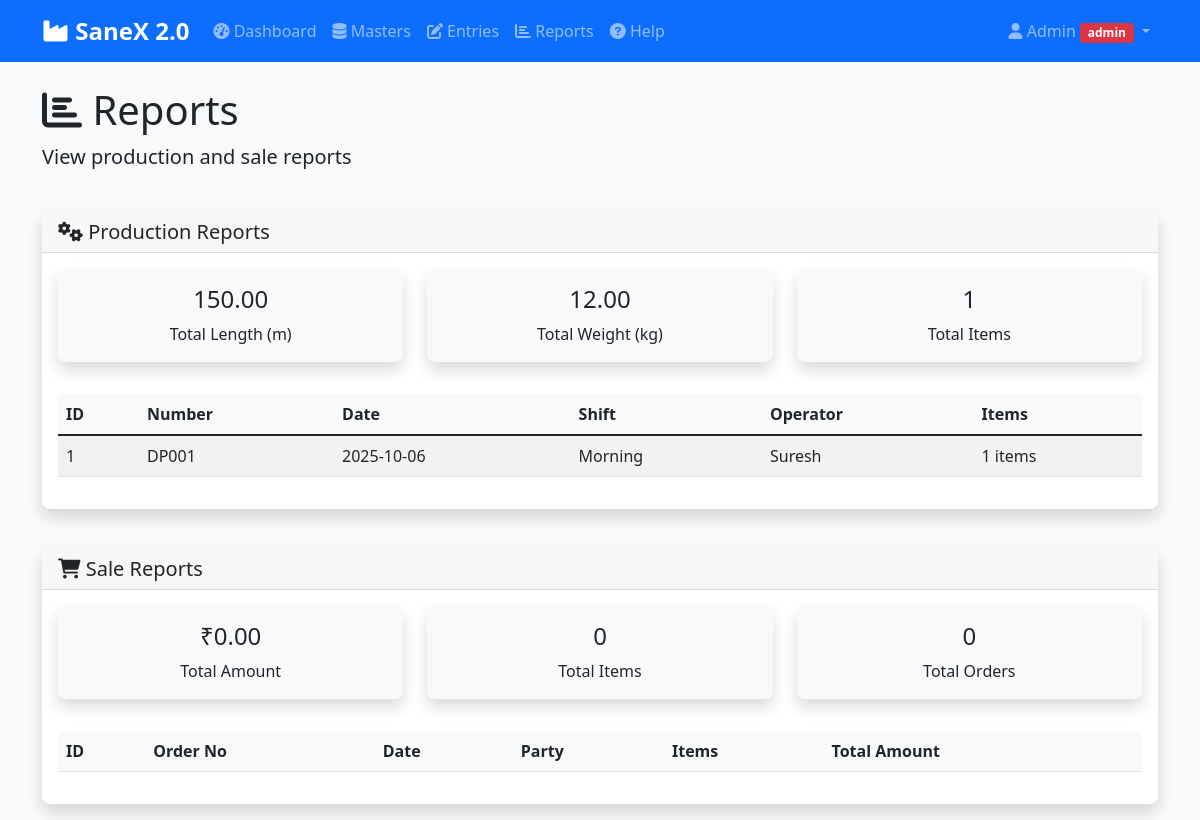
The app's page /reports (signed in) with its own data.
### tables this page shows
CREATE TABLE productions (
        id INTEGER PRIMARY KEY AUTOINCREMENT,
        number TEXT,
        date TEXT,
        shift TEXT,
        operator_id INTEGER,
        data TEXT,
        created_at TEXT
    );

CREATE TABLE operators (
        id INTEGER PRIMARY KEY AUTOINCREMENT,
        name TEXT UNIQUE,
        mobile TEXT,
        address TEXT,
        created_at TEXT
    );

### app.py (the view)
@app.route('/reports')
@login_required
def reports():
    productions = list_productions()
    sales = list_sales()
    prod_totals = get_production_totals()
    sale_totals = get_sales_totals()
    return render_template('reports.html',
                         productions=productions,
                         sales=sales,
                         prod_totals=prod_totals,
                         sale_totals=sale_totals)

### app.py (called while the page is built)
def check_user_permission():
    if 'user_id' not in session:
        return False
    if session.get('user_role') == 'admin':
        return True
    allowed_routes = ['dashboard', 'masters', 'entries', 'help', 'logout', 'api_save_production']
    return request.endpoint in allowed_routes

def login_required(f):
    from functools import wraps
    @wraps(f)
    def decorated_function(*args, **kwargs):
        if 'user_id' not in session:
            flash('Please log in to access this page', 'error')
            return redirect(url_for('login'))
        if not check_user_permission():
            flash('Access denied. You do not have permission to view this page.', 'error')
            return redirect(url_for('dashboard'))
        return f(*args, **kwargs)
    return decorated_function

def get_conn():
    conn = sqlite3.connect(DB_PATH)
    conn.row_factory = sqlite3.Row
    return conn

def list_productions():
    conn = get_conn()
    cur = conn.cursor()
    cur.execute("""
        SELECT p.*, o.name as operator_name
        FROM productions p
        LEFT JOIN operators o ON p.operator_id=o.id
        ORDER BY p.date DESC, p.id DESC
    """)
    rows = cur.fetchall()
    conn.close()
    return rows

def list_sales():
    conn = get_conn()
    cur = conn.cursor()
    cur.execute("""
        SELECT s.*, pt.name as party_name
        FROM sales s
        LEFT JOIN parties pt ON s.party_id=pt.id
        ORDER BY s.date DESC, s.id DESC
    """)
    rows = cur.fetchall()
    conn.close()
    return rows

def get_production_totals():
    conn = get_conn()
    cur = conn.cursor()
    cur.execute("SELECT data FROM productions")
    rows = cur.fetchall()
    conn.close()
    total_length = 0
    total_weight = 0
    total_items = 0
    for row in rows:
        try:
            items_data = eval(row["data"]) if row["data"] else []
            for item in items_data:
                total_length += float(item.get("length", 0))
                total_weight += float(item.get("weight", 0))
                total_items += 1
        except:
            continue
    return {
        "total_length": total_length,
        "total_weight": total_weight,
        "total_items": total_items
    }

@app.template_filter('eval')
def eval_filter(s):
    try:
        return eval(s) if s else []
    except:
        return []

### templates/reports.html (shortened to what this page needs)
{% extends "base.html" %}
{% block content %}
<div class="row">
    <div class="col-12">
        <h1><i class="fas fa-chart-bar"></i> Reports</h1>
        <p class="lead">View production and sale reports</p>
    </div>
</div>
<div class="row mt-4">
    <div class="col-md-12">
        <div class="card">
            <div class="card-header">
                <h5 class="mb-0"><i class="fas fa-cogs"></i> Production Reports</h5>
            </div>
            <div class="card-body">
                <div class="row mb-3">
                    <div class="col-md-4">
                        <div class="card bg-light">
                            <div class="card-body text-center">
                                <h4>{{ "%.2f"|format(prod_totals.total_length) }}</h4>
                                <p class="mb-0">Total Length (m)</p>
                            </div>
                        </div>
                    </div>
                    <div class="col-md-4">
                        <div class="card bg-light">
                            <div class="card-body text-center">
                                <h4>{{ "%.2f"|format(prod_totals.total_weight) }}</h4>
                                <p class="mb-0">Total Weight (kg)</p>
                            </div>
                        </div>
                    </div>
                    <div class="col-md-4">
                        <div class="card bg-light">
                            <div class="card-body text-center">
                                <h4>{{ prod_totals.total_items }}</h4>
                                <p class="mb-0">Total Items</p>
                            </div>
                        </div>
                    </div>
                </div>
                <div class="table-responsive">
                    <table class="table table-striped">
                        <thead>
                            <tr>
                                <th>ID</th>
                                <th>Number</th>
                                <th>Date</th>
                                <th>Shift</th>
                                <th>Operator</th>
                                <th>Items</th>
                            </tr>
                        </thead>
                        <tbody>
                            {% for prod in productions %}
                            <tr>
                                <td>{{ prod.id }}</td>
                                <td>{{ prod.number }}</td>
                                <td>{{ prod.date }}</td>
                                <td>{{ prod.shift }}</td>
                                <td>{{ prod.operator_name or 'N/A' }}</td>
                                <td>
                                    {% set items_data = prod.data|eval %}
                                    {{ items_data|length }} items
                                </td>
                            </tr>
                            {% endfor %}
                        </tbody>
                    </table>
                </div>
            </div>
        </div>
    </div>
</div>
<div class="row mt-4">
    <div class="col-md-12">
        <div class="card">
            <div class="card-header">
                <h5 class="mb-0"><i class="fas fa-shopping-cart"></i> Sale Reports</h5>
            </div>
            <div class="card-body">
                <div class="row mb-3">
                    <div class="col-md-4">
                        <div class="card bg-light">
                            <div class="card-body text-center">
                                <h4>₹{{ "%.2f"|format(sale_totals.total_amount) }}</h4>
                                <p class="mb-0">Total Amount</p>
                            </div>
                        </div>
                    </div>
                    <div class="col-md-4">
                        <div class="card bg-light">
                            <div class="card-body text-center">
                                <h4>{{ sale_totals.total_items }}</h4>
                                <p class="mb-0">Total Items</p>
                            </div>
                        </div>
                    </div>
                    <div class="col-md-4">
                        <div class="card bg-light">
                            <div class="card-body text-center">
                                <h4>{{ sale_totals.total_orders }}</h4>
                                <p class="mb-0">Total Orders</p>
                            </div>
                        </div>
                    </div>
                </div>
                <div class="table-responsive">
                    <table class="table table-striped">
                        <thead>
                            <tr>
                                <th>ID</th>
                                <th>Order No</th>
                                <th>Date</th>
                                <th>Party</th>
                                <th>Items</th>
                                <th>Total Amount</th>
                            </tr>
                        </thead>
                    </table>
                </div>
            </div>
        </div>
    </div>
</div>
{% endblock %}

### static/css/style.css (style rules this page uses)
body { background-color: #f8f9fa; font-family: 'Segoe UI', Tahoma, Geneva, Verdana, sans-serif; }
.card { box-shadow: 0 0.125rem 0.25rem rgba(0, 0, 0, 0.075); border: 1px solid rgba(0, 0, 0, 0.125); margin-bottom: 1rem; border-radius: 0.5rem; }
.card-header { font-weight: 600; border-radius: 0.5rem 0.5rem 0 0 !important; }
.table th { border-top: none; font-weight: 600; background-color: #f8f9fa; }
.table-responsive { border-radius: 0.375rem; }
.card { border: none; box-shadow: 0 0.5rem 1rem rgba(0, 0, 0, 0.15); }
.card-header { border-bottom: 1px solid rgba(0, 0, 0, 0.125); }

### records on screen
productions: id "1", number "DP001", date "2025-10-06", shift "Morning", name "Suresh", items_data "1"

### other values on screen
{{ session.username }} "Admin"
{{ session.user_role }} "admin"
{{ "%.2f"|format(prod_totals.total_length) }} "150.00"
{{ "%.2f"|format(prod_totals.total_weight) }} "12.00"
{{ prod_totals.total_items }} "1"
{{ "%.2f"|format(sale_totals.total_amount) }} "0.00"
{{ sale_totals.total_items }} "0"
{{ sale_totals.total_orders }} "0"
